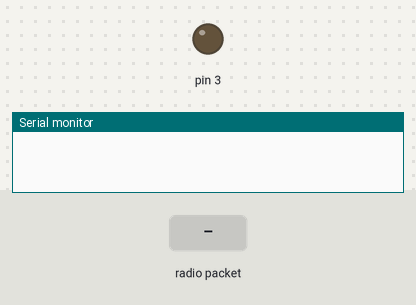
The sketch below on a simulated Arduino Uno, built with avr-gcc and run on an emulated ATmega328P. Parts: output pins drawn as LEDs (lit = HIGH), the last lines printed to the serial monitor. The inputs (shaded band) are chosen by the test bench. Random numbers use the default seed unless the sketch sets one; no radio packets arrive unless stated.

Above: at 1.2 s.
1.3 s: radio packet "5" arrives
At 6.6 s:
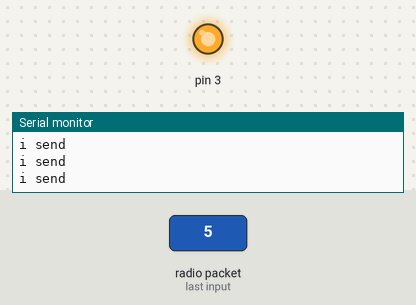
Timing chart, 0 to 8.1 s (numbered marks = the images above; inputs shaded):
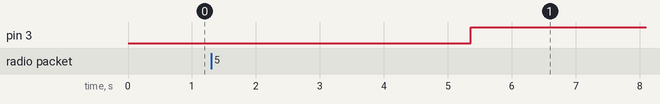

Measured:
- after the input at 1.3 s, pin 3: LOW → HIGH after 4.1 s

The sketch:

lora_test_recv.ino
```cpp
#include <SPI.h>
#include <LoRa.h>

const int id = 5;
int message;
bool fl;
int value = 1000;
void setup() {
  Serial.begin(9600);
  if (!LoRa.begin(433E6)) {
    Serial.println("something went wrong");
    while (1);
  }
  pinMode(3, OUTPUT);
  digitalWrite(3, 0);
}

void loop() {

  if (LoRa.parsePacket())
  {
    Serial.println(LoRa.parsePacket());
    while (LoRa.available()) {
      message = LoRa.parseInt();
    }
    Serial.println(message);
    if (id == message)
    {
      delay(1000);
      Serial.println("i send");
      delay(1000);
      LoRa.beginPacket();
      Serial.println("i send");
      LoRa.print(value * (rand() % 7));
      LoRa.endPacket();
      Serial.println("i send");
      delay(1000);
      message = 0;
      digitalWrite(3, 1);
    }
    else
    {
      message = 0;
    }
  }
}
```
